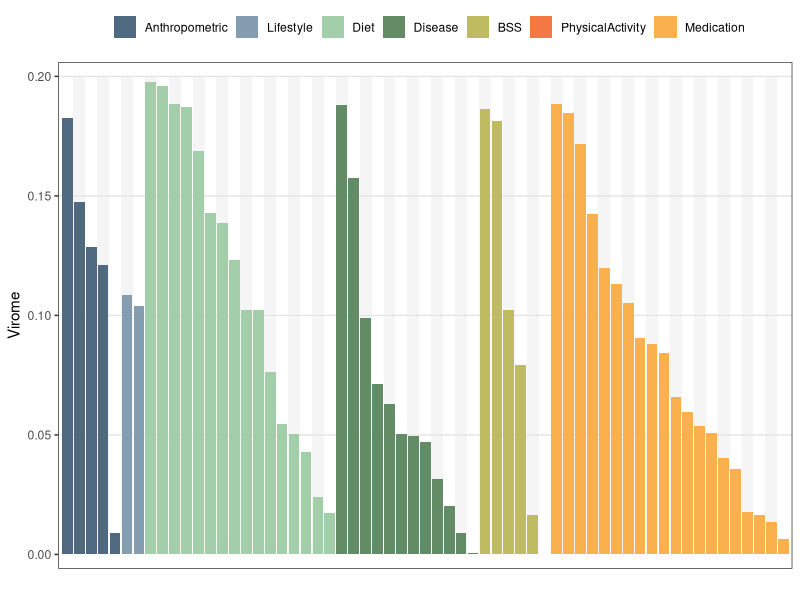
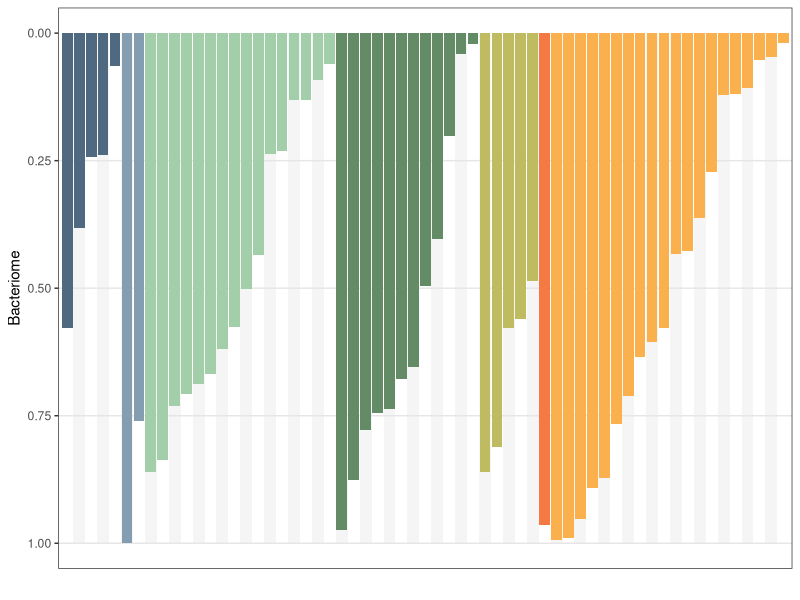
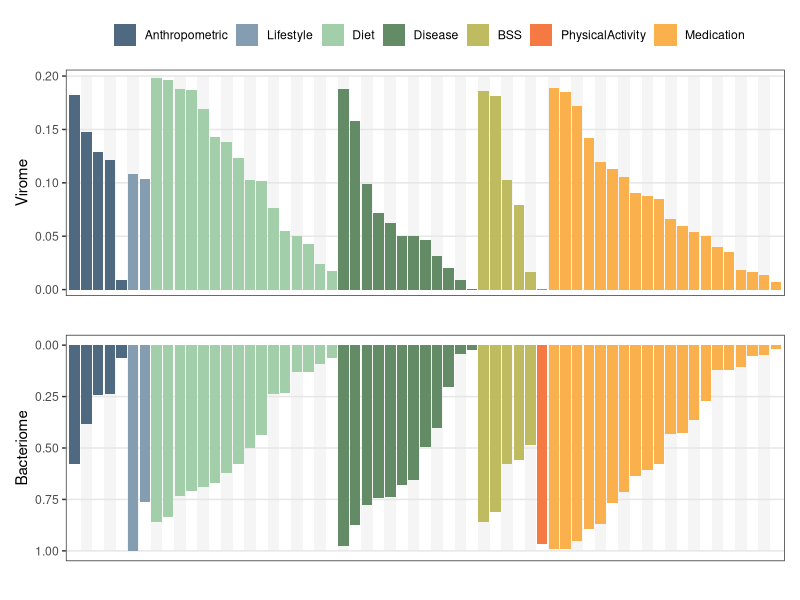
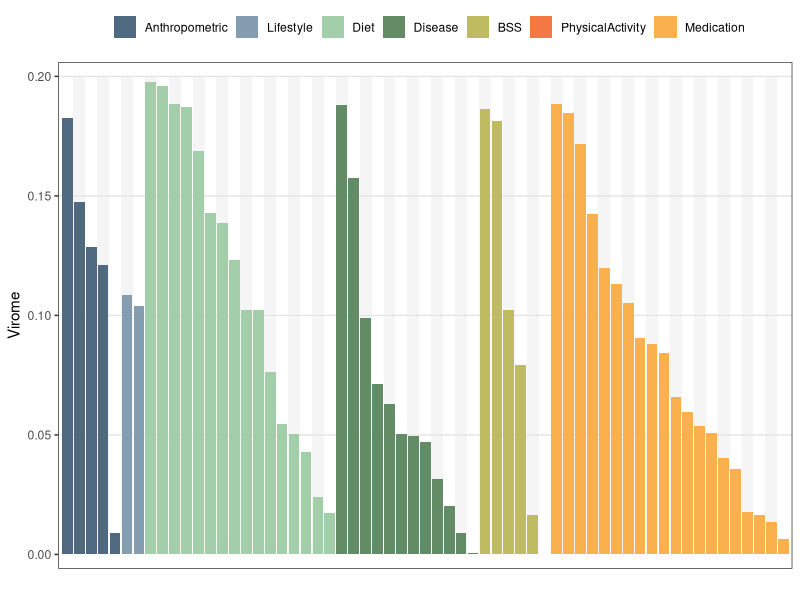
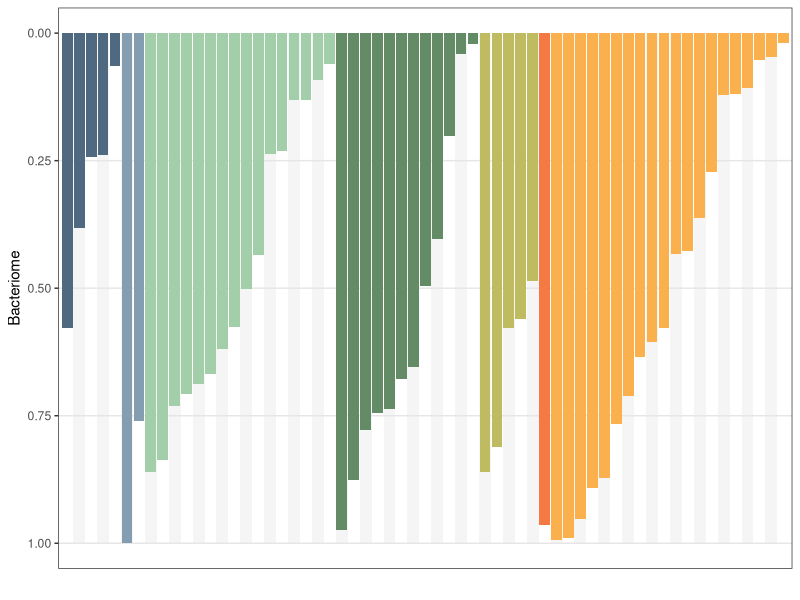
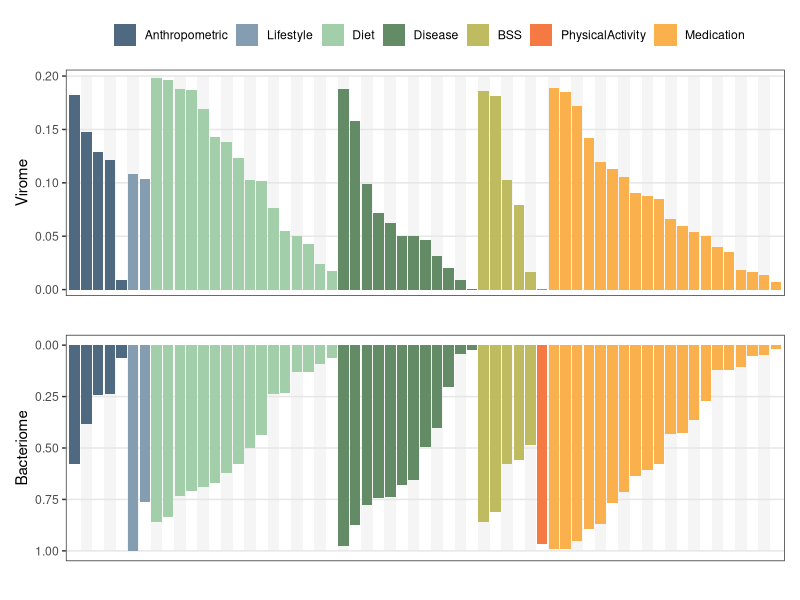
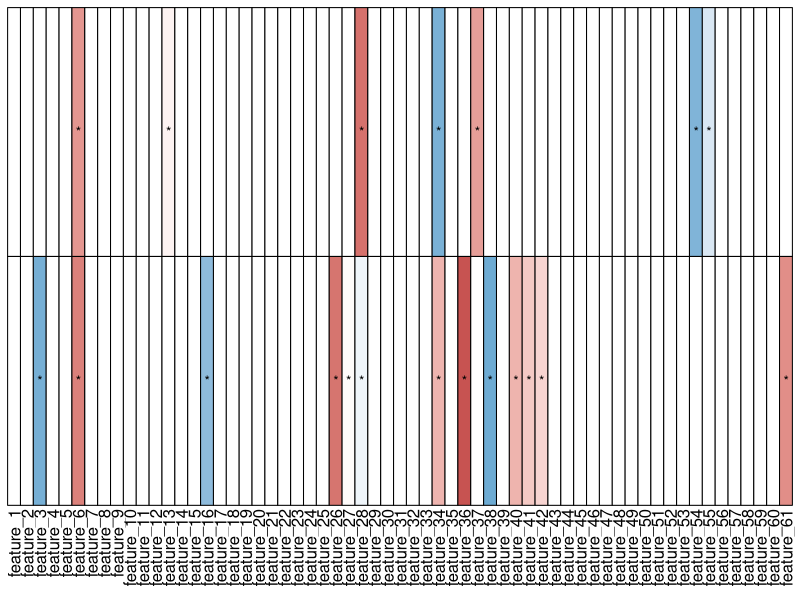

The R script that drew these images, in order:
# =============================================================================
# 分面双向柱加热图
# organized：线性脚本 + 中文分节；路径相对本条目目录
# =============================================================================
# =============================================================================

script_dir <- tryCatch(
  dirname(normalizePath(sys.frame(1)$ofile)),
  error = function(e) {
    args <- commandArgs(trailingOnly = FALSE)
    file_arg <- grep("^--file=", args, value = TRUE)
    if (length(file_arg)) dirname(normalizePath(sub("^--file=", "", file_arg))) else normalizePath(getwd())
  }
)
root <- if (basename(script_dir) == "code") dirname(script_dir) else script_dir
set.seed(20260912)
out_dir <- file.path(root, "output", "figures")
dir.create(out_dir, recursive = TRUE, showWarnings = FALSE)

suppressPackageStartupMessages({
  library(ggplot2)
  library(dplyr)
  library(tidyr)
  library(readr)
  library(tibble)
  library(stringr)
  library(forcats)
})

# library(tidyverse) 已在文件头拆包
library(patchwork)

# 构造模拟数据：
Virome <- runif(61, 0, 0.2)
Bacteriome <- runif(61, 0, 1)

group <- factor(rep(c("Anthropometric", "Lifestyle", "Diet", "Disease",
             "BSS", "PhysicalActivity", "Medication"),
             c(5, 2, 16, 12, 5, 1, 20)),
             levels = c("Anthropometric", "Lifestyle", "Diet", "Disease",
                        "BSS", "PhysicalActivity", "Medication"))

bar_data <- data.frame(Virome = Virome,
                       Bacteriome = Bacteriome,
                       group = group)

# 排序：
bar_data_sort1 <- bar_data %>%
  group_by(group) %>%
  mutate(Virome = sort(Virome, decreasing = T))

bar_data_sort2 <- bar_data %>%
  group_by(group) %>%
  mutate(Bacteriome = sort(Bacteriome, decreasing = T))

p1 <- ggplot(bar_data_sort1)+
  annotate("rect", xmin = seq(1.5, 59.5, 2),
           xmax = seq(2.5, 60.5, 2), ymin = 0, ymax = 0.2,
           fill = rep("#f5f5f5", 30))+
  geom_hline(yintercept = seq(0.05, 0.2, 0.05), color = "#e6e6e6")+
  geom_col(aes(x = 1:nrow(bar_data_sort1), y = Virome, fill = group))+
  scale_fill_manual(name = "",values = c("#4f6980", "#849db1", "#a2ceaa", "#638b66",
                      "#bfbb60", "#f47942", "#fbb04e"))+
  scale_x_continuous(expand = c(0.005,0.005))+
  scale_y_continuous(expand = c(0.005,0.005))+
  xlab("")+
  theme_bw()+
  theme(axis.ticks.x = element_blank(),
        axis.text.x = element_blank(),
        legend.position = "top",
        panel.grid = element_blank())+
  guides(fill = guide_legend(nrow = 1))

p1

ggsave(file.path(out_dir, "p1.pdf"), height = 3, width = 12)

p2 <- ggplot(bar_data_sort2)+
  annotate("rect", xmin = seq(1.5, 59.5, 2),
           xmax = seq(2.5, 60.5, 2), ymin = 0, ymax = 1,
           fill = rep("#f5f5f5", 30))+
  geom_hline(yintercept = seq(0.25, 1, 0.25), color = "#e6e6e6")+
  geom_col(aes(x = 1:nrow(bar_data_sort1), y = Bacteriome, fill = group))+
  scale_fill_manual(values = c("#4f6980", "#849db1", "#a2ceaa", "#638b66",
                               "#bfbb60", "#f47942", "#fbb04e"))+
  scale_x_continuous(expand = c(0.005,0.005))+
  scale_y_continuous(expand = c(0.005,0.005))+
  xlab("")+
  theme_bw()+
  theme(axis.ticks.x = element_blank(),
        axis.text.x = element_blank(),
        legend.position = "none",
        panel.grid = element_blank())+
  scale_y_reverse()

p2

ggsave(file.path(out_dir, "p2.pdf"), height = 3, width = 12)

p1/p2

ggsave(file.path(out_dir, "p1_p2.pdf"), height = 6, width = 12)


# 矩阵热图数据：
p_mat <- matrix(NA, nrow = 2, ncol = 61)
colnames(p_mat) <- paste0("feature_", 1:61)

anno_mat <- matrix(NA, nrow = 2, ncol = 61)
sig_index <- sample(1:122, 20)
p_mat[sig_index] <- runif(20, -20, 20)
anno_mat[sig_index] <- "*"

library(ComplexHeatmap)
library(circlize)

pdf(file.path(out_dir, "p3.pdf"), height = 1.5, width = 12)
Heatmap(p_mat,
        col = colorRamp2(c(-20, 0, 20),
                         c("#69a9d2", "white", "#c44c4b")),
        na_col = "white",
        cell_fun = function(j, i, x, y, width, height, fill) {
          if(!is.na(anno_mat[i, j])){
            grid.text(sprintf("*"),
                      x, y, gp = gpar(fontsize = 10))}
        },
        rect_gp = gpar(col = "black"),
        cluster_rows = F,
        cluster_columns = F,
        show_heatmap_legend = F)

dev.off()

ggplot2::ggsave(file.path(root, "preview.png"), plot = p1/p2, width = 12, height = 6, dpi = 200, bg = "white")
